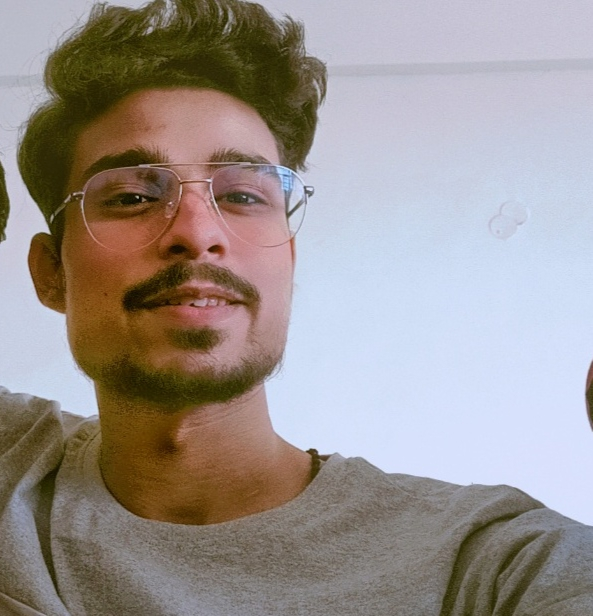
#> input picture image to sketch/demo.jpg, 593 x 616 px
$ python imgtosketch.py   (older library calls are emulated)
#> lines starting #> are read from the running program, lines starting #| are printed output that depends on the picture
#converting image to sketch
from cv2 import blur
import numpy as np
import imageio
import scipy.ndimage
import cv2
import imageio.v2 as imageio
img = "demo.jpg"

def rgb2grey(rgb):
    return np.dot(rgb[...,:3],[0.2989,0.5870,0.1140]) #2-D array formula to convert image to gray scale

def dodge(front,back):
    final_sketch = front*255/(255-back)
    final_sketch[final_sketch > 255] = 255 # if size is greater than 255
    final_sketch[back== 255]=255
    #to convert any suitable existing col to categorical type as we will use aspect function
    return final_sketch.astype('uint8')
ss = imageio.imread(img) #used to read the image
#> ss is the input picture: shape (616, 593, 3); mean R, G, B 154.7, 146.7, 143
gray = rgb2grey(ss)  #used to convert image to white and black
#> in rgb2grey, `return np.dot(rgb[...,:3],[0.2989,0.5870,0.1140])`:
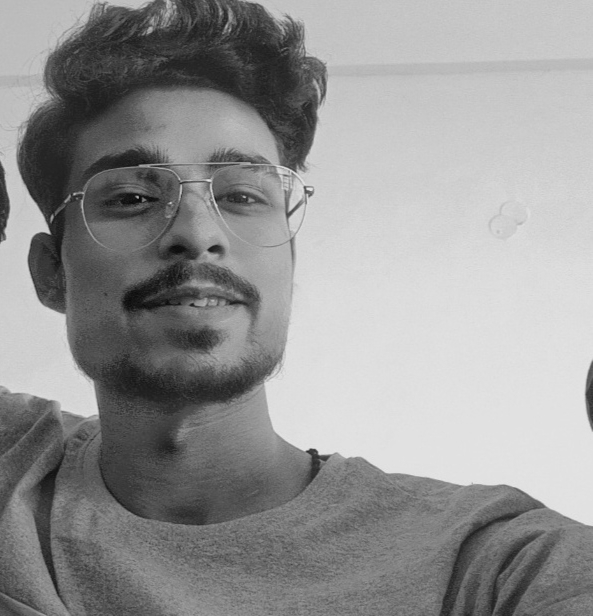
#> returned value: shape (616, 593) float64; min 5.03, max 231.1, mean 148.6

i = 255-gray #0,0,0 is for the darkest color and 255,255,255 is for brighest color which is probably white color
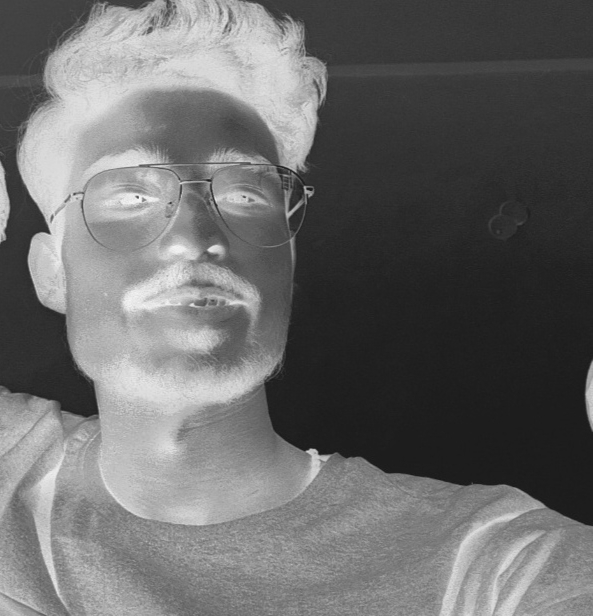
#> i: shape (616, 593) float64; min 23.95, max 250, mean 106.4

 #to convert it into blur image
blur = scipy.ndimage.filters.gaussian_filter(i,sigma =15) #sigma is for intensity of blur of image
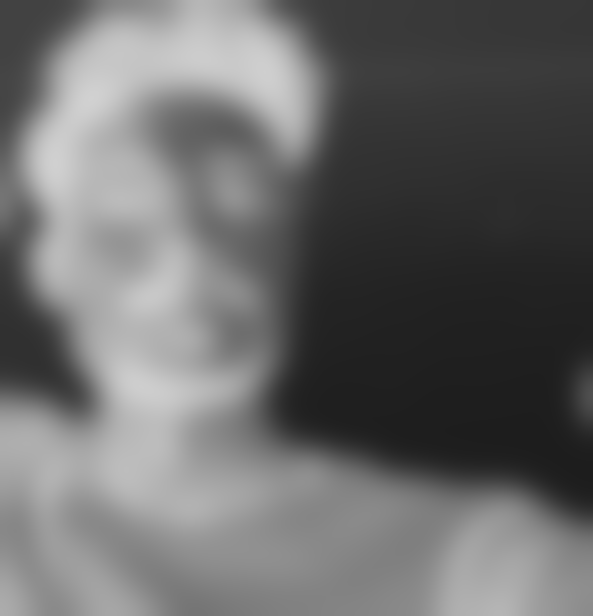
#> blur: shape (616, 593) float64; min 29.66, max 209.1, mean 106.4
r = dodge(blur,gray) # this will convert image to sketch by taking two parameters as blur and gray
#> in dodge, `final_sketch = front*255/(255-back)`:
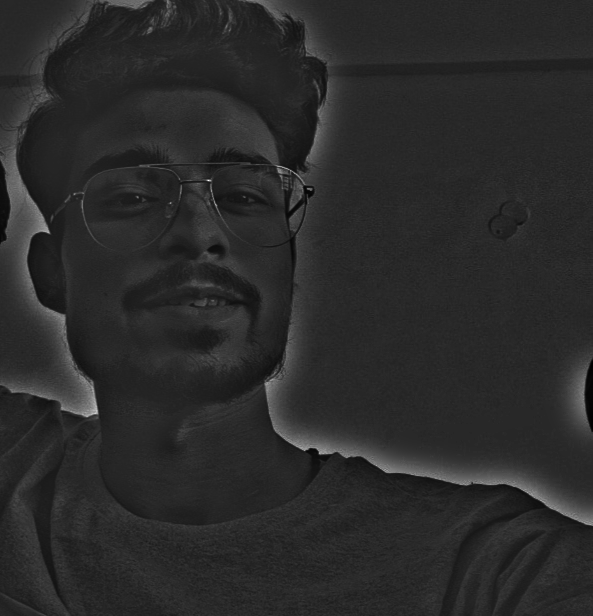
#> final_sketch: shape (616, 593) float64; min 75.6, max 1213.1, mean 268.3; drawn with min black and max white
#> in dodge, `final_sketch[final_sketch > 255] = 255`:
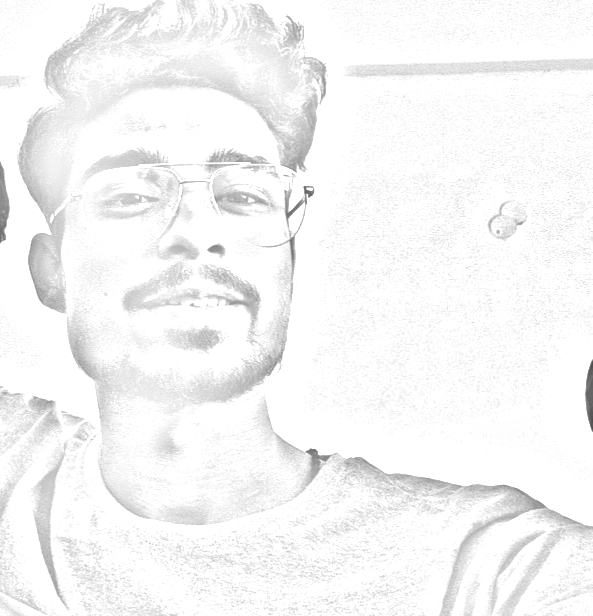
#> final_sketch: shape (616, 593) float64; min 75.6, max 255, mean 245.9

cv2.imwrite("myimage.png",r)
